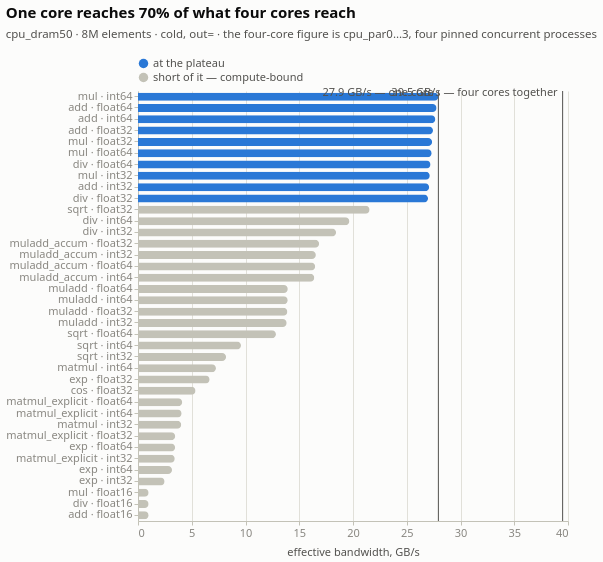

The notebook cell this image was saved under:
### Markdown cell above
The step is the whole finding. The 223 cells whose result is at or below
30.52 MiB have a median penalty of 0.0% and a 90th percentile of 5.2%; the 21
cells at 61.04 MiB have a median of 34.4% and a minimum of 11.5%. The ranges do
graze each other — eight sub-threshold cells exceed +10% — but every one of those
eight has a result buffer of a few KiB, where the fixed cost of making a call
dominates and no memory effect is in play.

The boundary is glibc's `DEFAULT_MMAP_THRESHOLD_MAX` of 32 MiB. Below it `malloc`
satisfies the request from the heap, recycling the block the previous call just
freed, so there is no syscall and no page fault. Above it every call `mmap`s a
fresh region and `munmap`s it again, and the fresh region costs one first-touch
fault per page — 2 313 µs for a 64 MiB buffer, or 141 ns per 4 KiB page.

This supersedes an earlier reading of the same effect. `cpu_dram` showed 4-byte
results paying ~12% and 8-byte results ~46%, which was attributed to an 8-byte
result having twice as many pages to fault. The width was a proxy: at that one
problem size, 4-byte results are 30.52 MiB and 8-byte results are 61.04 MiB, so
the dtype was standing in for which side of the threshold the buffer landed on.
Resolving the size axis separates them, and it is the threshold that predicts the
cost.

The practical form of this is narrow: it is not that allocation is cheap, but
that the allocator's behaviour changes discontinuously at a tunable boundary, and
a benchmark that samples one problem size cannot see it.

### The bandwidth plateau, calibrated

`cpu_dram50` measures 8 million elements past every cache. The cheap elementwise
operations converge on one number regardless of dtype, which raises the question
of whether that number is a property of the memory system or of one core.

### Code cell
band = (
    D["cpu_dram50"].filter(OUT_COLD).drop_nulls("gbs")
    .with_columns(pl.format("{} · {}", pl.col("operation"), pl.col("implementation")).alias("cell"))
    .sort("gbs", descending=True)
)
plateau = band["gbs"].max()
band = band.with_columns(
    pl.when(pl.col("gbs") > plateau * 0.9).then(pl.lit("at the plateau"))
      .otherwise(pl.lit("short of it — compute-bound")).alias("state"))
STATE = ["at the plateau", "short of it — compute-bound"]
aggregate = sum(par[i].filter(OUT_COLD & (pl.col("operation") == "add"))["gbs"][0]
                for i in range(4))

bw = alt.Chart(band).mark_bar(size=8).encode(
    y=alt.Y("cell:N", sort="-x", title=None, axis=alt.Axis(labelLimit=180)),
    x=alt.X("gbs:Q", title="effective bandwidth, GB/s"),
    color=alt.Color("state:N", sort=STATE,
                    scale=alt.Scale(domain=STATE, range=[P["series"][0], P["context"]]),
                    legend=alt.Legend(title=None, orient="top", columns=1)),
    tooltip=[alt.Tooltip("cell:N", title="cell"),
             alt.Tooltip("result_dtype:N", title="computes in"),
             alt.Tooltip("gbs:Q", title="GB/s", format=".1f"),
             alt.Tooltip("us:Q", title="us/call", format=".0f")])
marks = pl.DataFrame({
    "x": [plateau, aggregate],
    "t": [f"{plateau:.1f} GB/s — one core", f"{aggregate:.1f} GB/s — four cores together"]})
rules = alt.Chart(marks).mark_rule(color=P["ink2"], strokeWidth=1).encode(x="x:Q")
rtext = alt.Chart(marks).mark_text(
    align="right", dx=-5, dy=-4, fontSize=11, color=P["ink2"]).encode(
    x="x:Q", y=alt.value(6), text="t:N")

fig6 = (bw + rules + rtext).properties(
    width=430, height=430,
    title=alt.Title("One core reaches 70% of what four cores reach",
                    subtitle="cpu_dram50 · 8M elements · cold, out= · the four-core figure "
                             "is cpu_par0…3, four pinned concurrent processes"),
)
figure(fig6, band.select("operation", "implementation", "result_dtype", "gbs", "us"),
       "Table view — effective bandwidth")

### Figure 1 — Vega-Lite specification as saved in the notebook (floating-point values rounded to 4 significant figures)
{"config": {"background": "#fcfcfb", "font": "system-ui, -apple-system, \"Segoe UI\", sans-serif", "view": {"stroke": null, "continuousWidth": 620, "continuousHeight": 300}, "axis": {"labelFont": "system-ui, -apple-system, \"Segoe UI\", sans-serif", "titleFont": "system-ui, -apple-system, \"Segoe UI\", sans-serif", "labelColor": "#898781", "titleColor": "#52514e", "labelFontSize": 11, "titleFontSize": 11, "titleFontWeight": 500, "titlePadding": 8, "domainColor": "#c3c2b7", "domainWidth": 1, "tickColor": "#c3c2b7", "tickSize": 4, "gridColor": "#e1e0d9", "gridWidth": 1, "gridDash": []}, "legend": {"labelFont": "system-ui, -apple-system, \"Segoe UI\", sans-serif", "titleFont": "system-ui, -apple-system, \"Segoe UI\", sans-serif", "labelColor": "#52514e", "titleColor": "#52514e", "labelFontSize": 11, "titleFontSize": 11, "titleFontWeight": 500, "symbolType": "circle", "symbolSize": 90, "orient": "top", "direction": "horizontal", "offset": 8, "titlePadding": 10}, "title": {"font": "system-ui, -apple-system, \"Segoe UI\", sans-serif", "color": "#0b0b0b", "fontSize": 15, "fontWeight": 600, "subtitleFont": "system-ui, -apple-system, \"Segoe UI\", sans-serif", "subtitleColor": "#52514e", "subtitleFontSize": 11.5, "subtitlePadding": 8, "anchor": "start", "offset": 14, "dy": -4}, "header": {"labelFont": "system-ui, -apple-system, \"Segoe UI\", sans-serif", "titleFont": "system-ui, -apple-system, \"Segoe UI\", sans-serif", "labelColor": "#52514e", "titleColor": "#52514e", "labelFontSize": 11.5, "labelFontWeight": 600, "titleFontSize": 11}, "range": {"category": ["#2a78d6", "#eb6834", "#1baf7a"], "heatmap": ["#cde2fb", "#9ec5f4", "#6da7ec", "#3987e5", "#256abf", "#184f95", "#0d366b"], "ramp": ["#cde2fb", "#9ec5f4", "#6da7ec", "#3987e5", "#256abf", "#184f95", "#0d366b"]}, "bar": {"cornerRadiusEnd": 4, "discreteBandSize": 15}, "point": {"size": 95, "filled": true, "stroke": "#fcfcfb", "strokeWidth": 2, "opacity": 1}, "line": {"strokeWidth": 2, "strokeCap": "round", "strokeJoin": "round"}, "rule": {"strokeWidth": 1}, "text": {"font": "system-ui, -apple-system, \"Segoe UI\", sans-serif", "fontSize": 11, "color": "#52514e"}}, "layer": [{"data": {"name": "data-80b86bc5e505805b629f711777f3a4c4"}, "mark": {"type": "bar", "size": 8}, "encoding": {"color": {"field": "state", "legend": {"columns": 1, "orient": "top", "title": null}, "scale": {"domain": ["at the plateau", "short of it — compute-bound"], "range": ["#2a78d6", "#c3c2b7"]}, "sort": ["at the plateau", "short of it — compute-bound"], "type": "nominal"}, "tooltip": [{"field": "cell", "title": "cell", "type": "nominal"}, {"field": "result_dtype", "title": "computes in", "type": "nominal"}, {"field": "gbs", "format": ".1f", "title": "GB/s", "type": "quantitative"}, {"field": "us", "format": ".0f", "title": "us/call", "type": "quantitative"}], "x": {"field": "gbs", "title": "effective bandwidth, GB/s", "type": "quantitative"}, "y": {"axis": {"labelLimit": 180}, "field": "cell", "sort": "-x", "title": null, "type": "nominal"}}}, {"data": {"name": "data-c166a5626eb35a50f9350a0839f72ab2"}, "mark": {"type": "rule", "color": "#52514e", "strokeWidth": 1}, "encoding": {"x": {"field": "x", "type": "quantitative"}}}, {"data": {"name": "data-c166a5626eb35a50f9350a0839f72ab2"}, "mark": {"type": "text", "align": "right", "color": "#52514e", "dx": -5, "dy": -4, "fontSize": 11}, "encoding": {"text": {"field": "t", "type": "nominal"}, "x": {"field": "x", "type": "quantitative"}, "y": {"value": 6}}}], "height": 430, "title": {"text": "One core reaches 70% of what four cores reach", "subtitle": "cpu_dram50 · 8M elements · cold, out= · the four-core figure is cpu_par0…3, four pinned concurrent processes"}, "width": 430, "$schema": "https://vega.github.io/schema/vega-lite/v6.4.1.json", "datasets": {"data-80b86bc5e505805b629f711777f3a4c4": [{"run": "cpu_dram50", "n": 2000000, "n_elem": 8000000, "operation": "mul", "implementation": "int64", "destination": "out", "cache_state": "cold", "us": 6871.0, "us_lo": 6742.0, "us_hi": 7043.0, "ns_elem": 0.8589, "gbs": 27.94, "gelem_s": 1.164, "b_elem": 24, "result_mib": 61.04, "result_dtype": "int64", "promoted": false, "samples": 50, "cell": "mul · int64", "state": "at the plateau"}, {"run": "cpu_dram50", "n": 2000000, "n_elem": 8000000, "operation": "add", "implementation": "float64", "destination": "out", "cache_state": "cold", "us": 6912.0, "us_lo": 6840.0, "us_hi": 7120.0, "ns_elem": 0.864, "gbs": 27.78, "gelem_s": 1.157, "b_elem": 24, "result_mib": 61.04, "result_dtype": "float64", "promoted": false, "samples": 50, "cell": "add · float64", "state": "at the plateau"}, {"run": "cpu_dram50", "n": 2000000, "n_elem": 8000000, "operation": "add", "implementation": "int64", "destination": "out", "cache_state": "cold", "us": 6941.0, "us_lo": 6844.0, "us_hi": 7133.0, "ns_elem": 0.8677, "gbs": 27.66, "gelem_s": 1.153, "b_elem": 24, "result_mib": 61.04, "result_dtype": "int64", "promoted": false, "samples": 50, "cell": "add · int64", "state": "at the plateau"}, {"run": "cpu_dram50", "n": 2000000, "n_elem": 8000000, "operation": "add", "implementation": "float32", "destination": "out", "cache_state": "cold", "us": 3498.0, "us_lo": 3447.0, "us_hi": 3617.0, "ns_elem": 0.4373, "gbs": 27.44, "gelem_s": 2.287, "b_elem": 12, "result_mib": 30.52, "result_dtype": "float32", "promoted": false, "samples": 50, "cell": "add · float32", "state": "at the plateau"}, {"run": "cpu_dram50", "n": 2000000, "n_elem": 8000000, "operation": "mul", "implementation": "float32", "destination": "out", "cache_state": "cold", "us": 3508.0, "us_lo": 3449.0, "us_hi": 3628.0, "ns_elem": 0.4386, "gbs": 27.36, "gelem_s": 2.28, "b_elem": 12, "result_mib": 30.52, "result_dtype": "float32", "promoted": false, "samples": 50, "cell": "mul · float32", "state": "at the plateau"}, {"run": "cpu_dram50", "n": 2000000, "n_elem": 8000000, "operation": "mul", "implementation": "float64", "destination": "out", "cache_state": "cold", "us": 7028.0, "us_lo": 6867.0, "us_hi": 7165.0, "ns_elem": 0.8785, "gbs": 27.32, "gelem_s": 1.138, "b_elem": 24, "result_mib": 61.04, "result_dtype": "float64", "promoted": false, "samples": 50, "cell": "mul · float64", "state": "at the plateau"}, {"run": "cpu_dram50", "n": 2000000, "n_elem": 8000000, "operation": "div", "implementation": "float64", "destination": "out", "cache_state": "cold", "us": 7056.0, "us_lo": 6887.0, "us_hi": 7157.0, "ns_elem": 0.882, "gbs": 27.21, "gelem_s": 1.134, "b_elem": 24, "result_mib": 61.04, "result_dtype": "float64", "promoted": false, "samples": 50, "cell": "div · float64", "state": "at the plateau"}, {"run": "cpu_dram50", "n": 2000000, "n_elem": 8000000, "operation": "mul", "implementation": "int32", "destination": "out", "cache_state": "cold", "us": 3537.0, "us_lo": 3430.0, "us_hi": 3721.0, "ns_elem": 0.4421, "gbs": 27.15, "gelem_s": 2.262, "b_elem": 12, "result_mib": 30.52, "result_dtype": "int32", "promoted": false, "samples": 50, "cell": "mul · int32", "state": "at the plateau"}, {"run": "cpu_dram50", "n": 2000000, "n_elem": 8000000, "operation": "add", "implementation": "int32", "destination": "out", "cache_state": "cold", "us": 3544.0, "us_lo": 3422.0, "us_hi": 3716.0, "ns_elem": 0.4431, "gbs": 27.08, "gelem_s": 2.257, "b_elem": 12, "result_mib": 30.52, "result_dtype": "int32", "promoted": false, "samples": 50, "cell": "add · int32", "state": "at the plateau"}, {"run": "cpu_dram50", "n": 2000000, "n_elem": 8000000, "operation": "div", "implementation": "float32", "destination": "out", "cache_state": "cold", "us": 3558.0, "us_lo": 3456.0, "us_hi": 3717.0, "ns_elem": 0.4448, "gbs": 26.98, "gelem_s": 2.248, "b_elem": 12, "result_mib": 30.52, "result_dtype": "float32", "promoted": false, "samples": 50, "cell": "div · float32", "state": "at the plateau"}, {"run": "cpu_dram50", "n": 2000000, "n_elem": 8000000, "operation": "sqrt", "implementation": "float32", "destination": "out", "cache_state": "cold", "us": 2971.0, "us_lo": 2945.0, "us_hi": 3034.0, "ns_elem": 0.3713, "gbs": 21.55, "gelem_s": 2.693, "b_elem": 8, "result_mib": 30.52, "result_dtype": "float32", "promoted": false, "samples": 50, "cell": "sqrt · float32", "state": "short of it — compute-bound"}, {"run": "cpu_dram50", "n": 2000000, "n_elem": 8000000, "operation": "div", "implementation": "int64", "destination": "out", "cache_state": "cold", "us": 9764.0, "us_lo": 9615.0, "us_hi": 9901.0, "ns_elem": 1.22, "gbs": 19.66, "gelem_s": 0.8193, "b_elem": 24, "result_mib": 61.04, "result_dtype": "float64", "promoted": true, "samples": 50, "cell": "div · int64", "state": "short of it — compute-bound"}, {"run": "cpu_dram50", "n": 2000000, "n_elem": 8000000, "operation": "div", "implementation": "int32", "destination": "out", "cache_state": "cold", "us": 6947.0, "us_lo": 6838.0, "us_hi": 7132.0, "ns_elem": 0.8683, "gbs": 18.43, "gelem_s": 1.152, "b_elem": 16, "result_mib": 61.04, "result_dtype": "float64", "promoted": true, "samples": 50, "cell": "div · int32", "state": "short of it — compute-bound"}, {"run": "cpu_dram50", "n": 2000000, "n_elem": 8000000, "operation": "muladd_accum", "implementation": "float32", "destination": "out", "cache_state": "cold", "us": 5697.0, "us_lo": 5594.0, "us_hi": 5874.0, "ns_elem": 0.7122, "gbs": 16.85, "gelem_s": 1.404, "b_elem": 12, "result_mib": 30.52, "result_dtype": "float32", "promoted": false, "samples": 50, "cell": "muladd_accum · float32", "state": "short of it — compute-bound"}, {"run": "cpu_dram50", "n": 2000000, "n_elem": 8000000, "operation": "muladd_accum", "implementation": "int32", "destination": "out", "cache_state": "cold", "us": 5801.0, "us_lo": 5650.0, "us_hi": 5974.0, "ns_elem": 0.7252, "gbs": 16.55, "gelem_s": 1.379, "b_elem": 12, "result_mib": 30.52, "result_dtype": "int32", "promoted": false, "samples": 50, "cell": "muladd_accum · int32", "state": "short of it — compute-bound"}, {"run": "cpu_dram50", "n": 2000000, "n_elem": 8000000, "operation": "muladd_accum", "implementation": "float64", "destination": "out", "cache_state": "cold", "us": 11650.0, "us_lo": 11420.0, "us_hi": 11800.0, "ns_elem": 1.456, "gbs": 16.48, "gelem_s": 0.6868, "b_elem": 24, "result_mib": 61.04, "result_dtype": "float64", "promoted": false, "samples": 50, "cell": "muladd_accum · float64", "state": "short of it — compute-bound"}, {"run": "cpu_dram50", "n": 2000000, "n_elem": 8000000, "operation": "muladd_accum", "implementation": "int64", "destination": "out", "cache_state": "cold", "us": 11710.0, "us_lo": 11480.0, "us_hi": 11830.0, "ns_elem": 1.463, "gbs": 16.4, "gelem_s": 0.6834, "b_elem": 24, "result_mib": 61.04, "result_dtype": "int64", "promoted": false, "samples": 50, "cell": "muladd_accum · int64", "state": "short of it — compute-bound"}, {"run": "cpu_dram50", "n": 2000000, "n_elem": 8000000, "operation": "muladd", "implementation": "float64", "destination": "out", "cache_state": "cold", "us": 13770.0, "us_lo": 13530.0, "us_hi": 13960.0, "ns_elem": 1.722, "gbs": 13.94, "gelem_s": 0.5808, "b_elem": 24, "result_mib": 61.04, "result_dtype": "float64", "promoted": false, "samples": 50, "cell": "muladd · float64", "state": "short of it — compute-bound"}, {"run": "cpu_dram50", "n": 2000000, "n_elem": 8000000, "operation": "muladd", "implementation": "int64", "destination": "out", "cache_state": "cold", "us": 13780.0, "us_lo": 13640.0, "us_hi": 13920.0, "ns_elem": 1.723, "gbs": 13.93, "gelem_s": 0.5804, "b_elem": 24, "result_mib": 61.04, "result_dtype": "int64", "promoted": false, "samples": 50, "cell": "muladd · int64", "state": "short of it — compute-bound"}, {"run": "cpu_dram50", "n": 2000000, "n_elem": 8000000, "operation": "muladd", "implementation": "float32", "destination": "out", "cache_state": "cold", "us": 6908.0, "us_lo": 6717.0, "us_hi": 7088.0, "ns_elem": 0.8635, "gbs": 13.9, "gelem_s": 1.158, "b_elem": 12, "result_mib": 30.52, "result_dtype": "float32", "promoted": false, "samples": 50, "cell": "muladd · float32", "state": "short of it — compute-bound"}, {"run": "cpu_dram50", "n": 2000000, "n_elem": 8000000, "operation": "muladd", "implementation": "int32", "destination": "out", "cache_state": "cold", "us": 6939.0, "us_lo": 6799.0, "us_hi": 7106.0, "ns_elem": 0.8673, "gbs": 13.84, "gelem_s": 1.153, "b_elem": 12, "result_mib": 30.52, "result_dtype": "int32", "promoted": false, "samples": 50, "cell": "muladd · int32", "state": "short of it — compute-bound"}, {"run": "cpu_dram50", "n": 2000000, "n_elem": 8000000, "operation": "sqrt", "implementation": "float64", "destination": "out", "cache_state": "cold", "us": 9975.0, "us_lo": 9953.0, "us_hi": 10100.0, "ns_elem": 1.247, "gbs": 12.83, "gelem_s": 0.802, "b_elem": 16, "result_mib": 61.04, "result_dtype": "float64", "promoted": false, "samples": 50, "cell": "sqrt · float64", "state": "short of it — compute-bound"}, {"run": "cpu_dram50", "n": 2000000, "n_elem": 8000000, "operation": "sqrt", "implementation": "int64", "destination": "out", "cache_state": "cold", "us": 13360.0, "us_lo": 13280.0, "us_hi": 13440.0, "ns_elem": 1.67, "gbs": 9.58, "gelem_s": 0.5988, "b_elem": 16, "result_mib": 61.04, "result_dtype": "float64", "promoted": true, "samples": 50, "cell": "sqrt · int64", "state": "short of it — compute-bound"}, {"run": "cpu_dram50", "n": 2000000, "n_elem": 8000000, "operation": "sqrt", "implementation": "int32", "destination": "out", "cache_state": "cold", "us": 11710.0, "us_lo": 11670.0, "us_hi": 11790.0, "ns_elem": 1.464, "gbs": 8.195, "gelem_s": 0.6829, "b_elem": 12, "result_mib": 61.04, "result_dtype": "float64", "promoted": true, "samples": 50, "cell": "sqrt · int32", "state": "short of it — compute-bound"}, {"run": "cpu_dram50", "n": 2000000, "n_elem": 8000000, "operation": "matmul", "implementation": "int64", "destination": "out", "cache_state": "cold", "us": 26480.0, "us_lo": 25920.0, "us_hi": 30220.0, "ns_elem": 3.31, "gbs": 7.252, "gelem_s": 0.3022, "b_elem": 24, "result_mib": 61.04, "result_dtype": "int64", "promoted": false, "samples": 50, "cell": "matmul · int64", "state": "short of it — compute-bound"}, {"run": "cpu_dram50", "n": 2000000, "n_elem": 8000000, "operation": "exp", "implementation": "float32", "destination": "out", "cache_state": "cold", "us": 9602.0, "us_lo": 9527.0, "us_hi": 9700.0, "ns_elem": 1.2, "gbs": 6.666, "gelem_s": 0.8332, "b_elem": 8, "result_mib": 30.52, "result_dtype": "float32", "promoted": false, "samples": 50, "cell": "exp · float32", "state": "short of it — compute-bound"}, {"run": "cpu_dram50", "n": 2000000, "n_elem": 8000000, "operation": "cos", "implementation": "float32", "destination": "out", "cache_state": "cold", "us": 11950.0, "us_lo": 11910.0, "us_hi": 12100.0, "ns_elem": 1.494, "gbs": 5.354, "gelem_s": 0.6693, "b_elem": 8, "result_mib": 30.52, "result_dtype": "float32", "promoted": false, "samples": 50, "cell": "cos · float32", "state": "short of it — compute-bound"}, {"run": "cpu_dram50", "n": 2000000, "n_elem": 8000000, "operation": "matmul_explicit", "implementation": "float64", "destination": "out", "cache_state": "cold", "us": 46680.0, "us_lo": 46460.0, "us_hi": 46880.0, "ns_elem": 5.835, "gbs": 4.113, "gelem_s": 0.1714, "b_elem": 24, "result_mib": 61.04, "result_dtype": "float64", "promoted": false, "samples": 50, "cell": "matmul_explicit · float64", "state": "short of it — compute-bound"}, {"run": "cpu_dram50", "n": 2000000, "n_elem": 8000000, "operation": "matmul_explicit", "implementation": "int64", "destination": "out", "cache_state": "cold", "us": 47280.0, "us_lo": 47100.0, "us_hi": 47460.0, "ns_elem": 5.91, "gbs": 4.061, "gelem_s": 0.1692, "b_elem": 24, "result_mib": 61.04, "result_dtype": "int64", "promoted": false, "samples": 50, "cell": "matmul_explicit · int64", "state": "short of it — compute-bound"}, {"run": "cpu_dram50", "n": 2000000, "n_elem": 8000000, "operation": "matmul", "implementation": "int32", "destination": "out", "cache_state": "cold", "us": 23850.0, "us_lo": 23770.0, "us_hi": 24030.0, "ns_elem": 2.982, "gbs": 4.024, "gelem_s": 0.3354, "b_elem": 12, "result_mib": 30.52, "result_dtype": "int32", "promoted": false, "samples": 50, "cell": "matmul · int32", "state": "short of it — compute-bound"}, {"run": "cpu_dram50", "n": 2000000, "n_elem": 8000000, "operation": "matmul_explicit", "implementation": "float32", "destination": "out", "cache_state": "cold", "us": 27720.0, "us_lo": 27480.0, "us_hi": 27980.0, "ns_elem": 3.465, "gbs": 3.463, "gelem_s": 0.2886, "b_elem": 12, "result_mib": 30.52, "result_dtype": "float32", "promoted": false, "samples": 50, "cell": "matmul_explicit · float32", "state": "short of it — compute-bound"}, {"run": "cpu_dram50", "n": 2000000, "n_elem": 8000000, "operation": "exp", "implementation": "float64", "destination": "out", "cache_state": "cold", "us": 37040.0, "us_lo": 36890.0, "us_hi": 37220.0, "ns_elem": 4.631, "gbs": 3.455, "gelem_s": 0.216, "b_elem": 16, "result_mib": 61.04, "result_dtype": "float64", "promoted": false, "samples": 50, "cell": "exp · float64", "state": "short of it — compute-bound"}, {"run": "cpu_dram50", "n": 2000000, "n_elem": 8000000, "operation": "matmul_explicit", "implementation": "int32", "destination": "out", "cache_state": "cold", "us": 28050.0, "us_lo": 27820.0, "us_hi": 28300.0, "ns_elem": 3.506, "gbs": 3.423, "gelem_s": 0.2852, "b_elem": 12, "result_mib": 30.52, "result_dtype": "int32", "promoted": false, "samples": 50, "cell": "matmul_explicit · int32", "state": "short of it — compute-bound"}, {"run": "cpu_dram50", "n": 2000000, "n_elem": 8000000, "operation": "exp", "implementation": "int64", "destination": "out", "cache_state": "cold", "us": 40420.0, "us_lo": 40260.0, "us_hi": 40810.0, "ns_elem": 5.053, "gbs": 3.167, "gelem_s": 0.1979, "b_elem": 16, "result_mib": 61.04, "result_dtype": "float64", "promoted": true, "samples": 50, "cell": "exp · int64", "state": "short of it — compute-bound"}, {"run": "cpu_dram50", "n": 2000000, "n_elem": 8000000, "operation": "exp", "implementation": "int32", "destination": "out", "cache_state": "cold", "us": 38790.0, "us_lo": 38660.0, "us_hi": 38960.0, "ns_elem": 4.849, "gbs": 2.475, "gelem_s": 0.2062, "b_elem": 12, "result_mib": 61.04, "result_dtype": "float64", "promoted": true, "samples": 50, "cell": "exp · int32", "state": "short of it — compute-bound"}, {"run": "cpu_dram50", "n": 2000000, "n_elem": 8000000, "operation": "mul", "implementation": "float16", "destination": "out", "cache_state": "cold", "us": 48400.0, "us_lo": 48220.0, "us_hi": 48780.0, "ns_elem": 6.05, "gbs": 0.9917, "gelem_s": 0.1653, "b_elem": 6, "result_mib": 15.26, "result_dtype": "float16", "promoted": false, "samples": 50, "cell": "mul · float16", "state": "short of it — compute-bound"}, {"run": "cpu_dram50", "n": 2000000, "n_elem": 8000000, "operation": "div", "implementation": "float16", "destination": "out", "cache_state": "cold", "us": 48430.0, "us_lo": 48250.0, "us_hi": 48610.0, "ns_elem": 6.053, "gbs": 0.9912, "gelem_s": 0.1652, "b_elem": 6, "result_mib": 15.26, "result_dtype": "float16", "promoted": false, "samples": 50, "cell": "div · float16", "state": "short of it — compute-bound"}, {"run": "cpu_dram50", "n": 2000000, "n_elem": 8000000, "operation": "add", "implementation": "float16", "destination": "out", "cache_state": "cold", "us": 48480.0, "us_lo": 48300.0, "us_hi": 48800.0, "ns_elem": 6.06, "gbs": 0.9901, "gelem_s": 0.165, "b_elem": 6, "result_mib": 15.26, "result_dtype": "float16", "promoted": false, "samples": 50, "cell": "add · float16", "state": "short of it — compute-bound"}], "data-c166a5626eb35a50f9350a0839f72ab2": [{"x": 27.94, "t": "27.9 GB/s — one core"}, {"x": 39.5, "t": "39.5 GB/s — four cores together"}]}}
